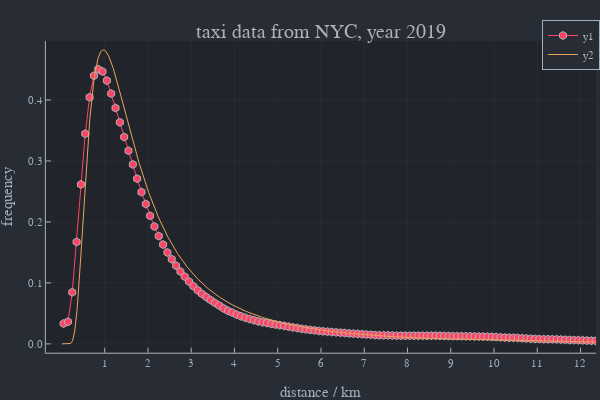

This figure's notebook cell:
### Code cell
D=mean(distances)
k=3.1
x=Array(0.01:0.01:20)
y=exp.(-(x./D).^-1).*((x./D).^-k)
y./=sum(y)*0.01
plot!(x,y,xlim=[0,12],xlab="distance / km",ylab="frequency",title="taxi data from NYC, year 2019",xticks=1:50)

### Figure 1 — Plotly figure (JSON) as saved in the notebook; plotly's stock layout.template omitted (floating-point values rounded to 4 significant figures; data arrays with more than 128 entries replaced by an {"elided": "..."} marker saying what was removed)
{"data": [{"colorbar": {"title": ""}, "legendgroup": "y1", "line": {"color": "rgba(254, 67, 101, 1.000)", "dash": "solid", "shape": "linear", "width": 1}, "marker": {"color": "rgba(254, 67, 101, 1.000)", "line": {"color": "rgba(173, 178, 183, 1.000)", "width": 1}, "size": 8, "symbol": "hexagon"}, "mode": "lines+markers", "name": "y1", "showlegend": true, "type": "scatter", "x": {"elided": "300 float values"}, "xaxis": "x", "y": {"elided": "300 float values"}, "yaxis": "y", "zmax": null, "zmin": null}, {"colorbar": {"title": ""}, "legendgroup": "y2", "line": {"color": "rgba(236, 162, 92, 1.000)", "dash": "solid", "shape": "linear", "width": 1}, "mode": "lines", "name": "y2", "showlegend": true, "type": "scatter", "x": {"elided": "2000 float values"}, "xaxis": "x", "y": {"elided": "2000 float values"}, "yaxis": "y", "zmax": null, "zmin": null}], "layout": {"annotations": [{"font": {"color": "rgba(173, 178, 183, 1.000)", "family": "sans-serif", "size": 20}, "rotation": 0, "showarrow": false, "text": "taxi data from NYC, year 2019", "x": 0.535, "xanchor": "center", "xref": "paper", "y": 1, "yanchor": "top", "yref": "paper"}], "height": 400, "legend": {"bgcolor": "rgba(40, 44, 52, 1.000)", "bordercolor": "rgba(158, 177, 190, 1.000)", "borderwidth": 1, "font": {"color": "rgba(173, 178, 183, 1.000)", "family": "sans-serif", "size": 11}, "title": {"font": {"color": "rgba(173, 178, 183, 1.000)", "family": "sans-serif", "size": 15}, "text": ""}, "tracegroupgap": 0, "traceorder": "normal", "x": 1, "xanchor": "auto", "y": 1, "yanchor": "auto"}, "margin": {"b": 20, "l": 0, "r": 0, "t": 20}, "paper_bgcolor": "rgba(40, 44, 52, 1.000)", "plot_bgcolor": "rgba(33, 37, 43, 1.000)", "showlegend": true, "width": 600, "xaxis": {"anchor": "y", "domain": [0.07647, 0.9934], "gridcolor": "rgba(173, 178, 183, 0.100)", "gridwidth": 0.5, "linecolor": "rgba(173, 178, 183, 1.000)", "mirror": false, "range": [-0.36, 12.36], "showgrid": true, "showline": true, "showticklabels": true, "tickangle": 0, "tickcolor": "rgb(173, 178, 183)", "tickfont": {"color": "rgba(158, 177, 190, 1.000)", "family": "sans-serif", "size": 11}, "tickmode": "array", "ticks": "inside", "ticktext": ["1", "2", "3", "4", "5", "6", "7", "8", "9", "10", "11", "12"], "tickvals": [1, 2, 3, 4, 5, 6, 7, 8, 9, 10, 11, 12], "title": "distance / km", "titlefont": {"color": "rgba(158, 177, 190, 1.000)", "family": "sans-serif", "size": 15}, "type": "-", "visible": true, "zeroline": false, "zerolinecolor": "rgba(173, 178, 183, 1.000)"}, "yaxis": {"anchor": "x", "domain": [0.07581, 0.9415], "gridcolor": "rgba(173, 178, 183, 0.100)", "gridwidth": 0.5, "linecolor": "rgba(173, 178, 183, 1.000)", "mirror": false, "range": [-0.01447, 0.4967], "showgrid": true, "showline": true, "showticklabels": true, "tickangle": 0, "tickcolor": "rgb(173, 178, 183)", "tickfont": {"color": "rgba(158, 177, 190, 1.000)", "family": "sans-serif", "size": 11}, "tickmode": "array", "ticks": "inside", "ticktext": ["0.0", "0.1", "0.2", "0.3", "0.4"], "tickvals": [0, 0.1, 0.2, 0.3, 0.4], "title": "frequency", "titlefont": {"color": "rgba(158, 177, 190, 1.000)", "family": "sans-serif", "size": 15}, "type": "-", "visible": true, "zeroline": false, "zerolinecolor": "rgba(173, 178, 183, 1.000)"}}}
